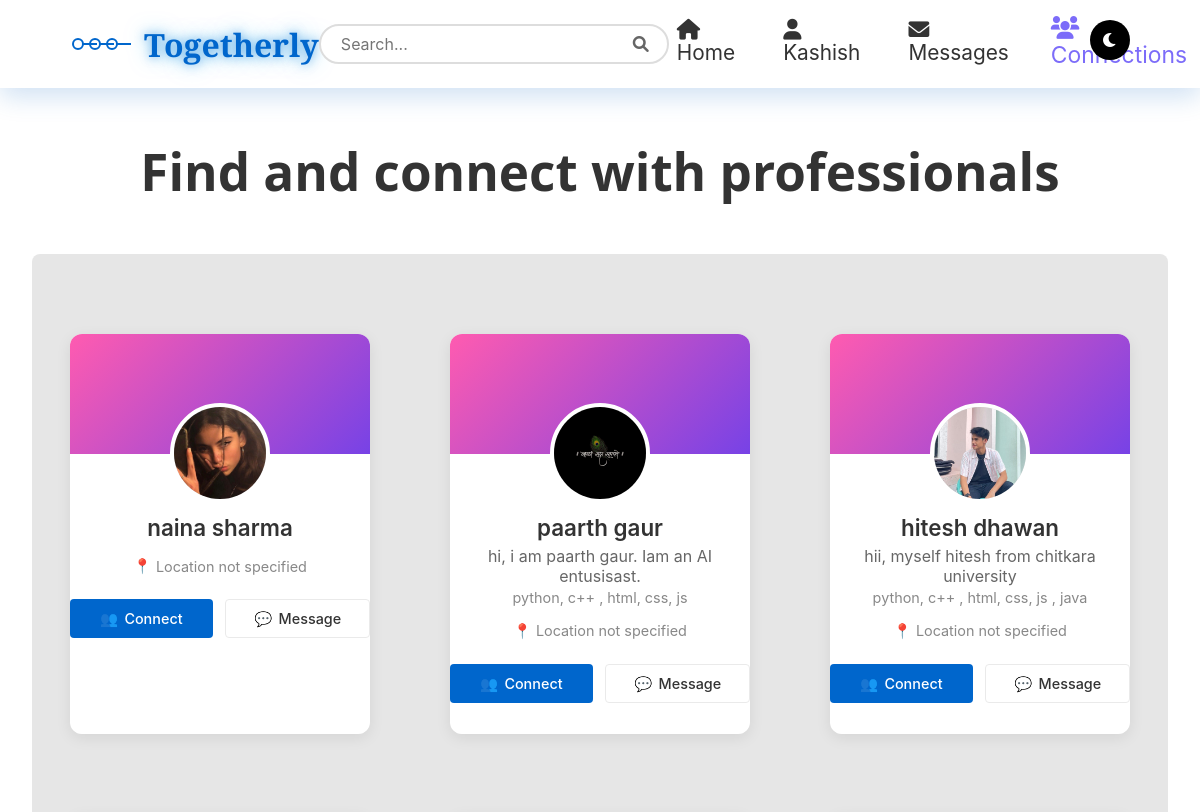
/connect (signed in, upper part), run on an earlier commit of the app's database.
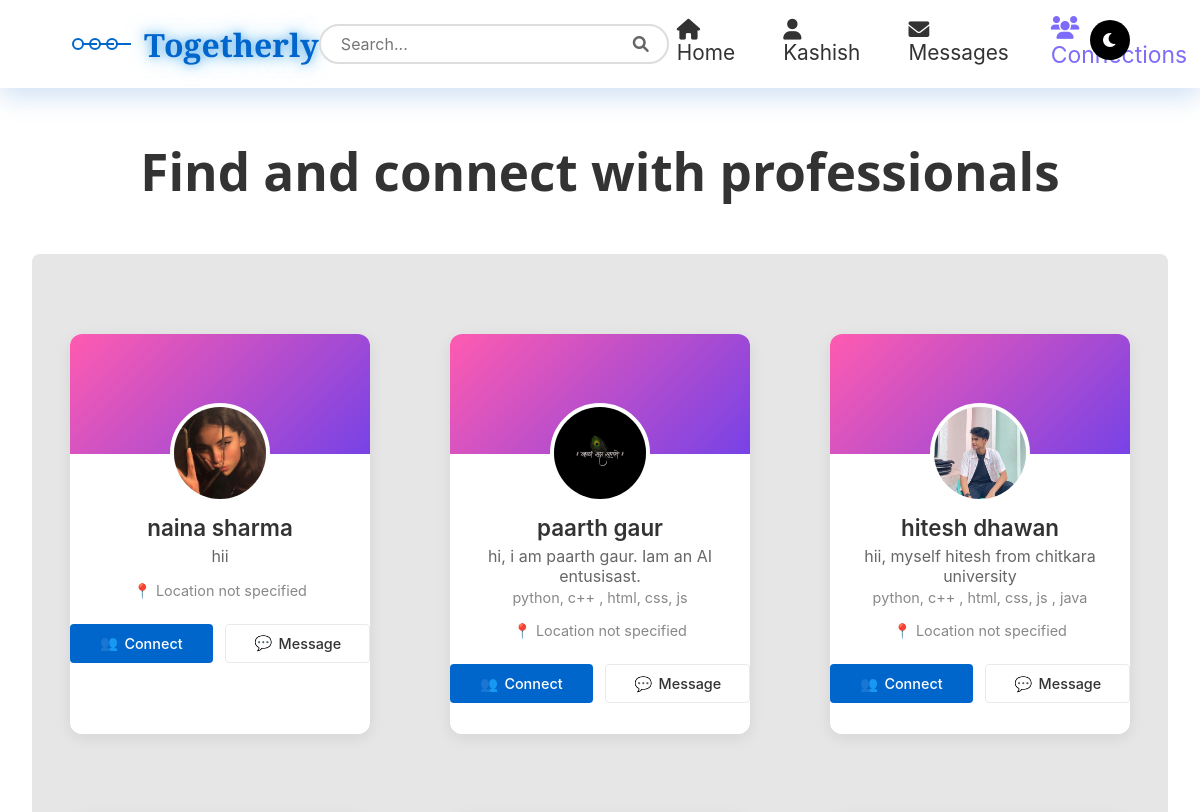
And on a later commit of the database.
### users/models.py (models this page shows, shortened)
class User(AbstractUser):
    email = models.EmailField(unique=True)

class UserProfile(models.Model):
    user = models.OneToOneField('users.User', on_delete=models.CASCADE)
    name = models.CharField(max_length=200, blank=True, null=True)
    username = models.CharField(max_length=100, blank=True, null=True)
    email = models.EmailField(blank=True, null=True)
    bio = models.CharField(max_length=500, blank=True, null=True)
    skills = models.CharField(max_length=500, blank=True, null=True)
    profile_picture = models.ImageField(upload_to='profile_pics/', blank=True, null=True)
    challenges_created = models.IntegerField(default=0)
    challenges_completed = models.IntegerField(default=0)
    def get_profile_picture_url(self):
        if self.profile_picture:
            return self.profile_picture.url
        return "https://static.vecteezy.com/system/resources/previews/005/544/718/non_2x/profile-icon-design-free-vector.jpg"

### connections/views.py (the view)
# urls.py: path('', views.connections, name='connections'),
@login_required
def connections(request):
    connected_users = Connection.objects.filter(
        (Q(sender=request.user) | Q(receiver=request.user)),
        status='accepted'
    ).values_list('sender', 'receiver')
    pending_sent_ids = Connection.objects.filter(
        sender=request.user,
        status='pending'
    ).values_list('receiver_id', flat=True)
    pending_received = Connection.objects.filter(
        receiver=request.user,
        status='pending'
    ).select_related('sender')
    suggested_users = User.objects.exclude(
        Q(id__in=pending_sent_ids) |
        Q(id=request.user.id) |
        Q(is_superuser=True)
    ).select_related('userprofile')
    context = {
        'user': request.user,
        'suggested_users': suggested_users,
        'pending_sent_ids': list(pending_sent_ids),
        'pending_received': pending_received,
    }
    return render(request, 'connections/connections.html', context)

### connections/templates/connections/connections.html (shortened to what the changed rows need)
{% load static %}
<!DOCTYPE html>
<html lang="en">
<head>
    <link rel="stylesheet" href="{% static 'connections/connections.css' %}">
    <link rel="stylesheet" href="https://cdnjs.cloudflare.com/ajax/libs/font-awesome/6.0.0-beta3/css/all.min.css">
</head>
<body>
    <div class="main-content">
        <h2 class="section-title">Find and connect with professionals</h2>
        <div class="professionals-section" style="background-color: rgba(128, 128, 128, 0.195);">
            <div class="cards-container">
                {% for user_profile in suggested_users %}
                <div class="profile-card">
                    <div class="card-inner">
                        <div class="card-front">
                            <div class="card-header card-header-1"></div>
                            <div class="profile-image">
                                {% if user_profile.userprofile.get_profile_picture_url %}
                                    <img src="{{ user_profile.userprofile.get_profile_picture_url }}" alt="{{ user_profile.userprofile.username }}">
                                {% else %}
                                    <img src="https://freesvg.org/img/abstract-user-flat-4.png" alt="{{ user.username }}">
                                {% endif %}
                            </div>
                            <div class="profile-info">
                                <h3 class="profile-name">{{ user_profile.get_full_name|default:user_profile.username }}</h3>
                                <p class="profile-title">{{ user_profile.userprofile.bio|default:"" }}</p>
                                <div class="profile-location">
                                    <span>📍</span> {{ user_profile.userprofile.location|default:"Location not specified" }}
                                </div>
                                <div class="card-actions">
                                    {% if user_profile.id in pending_sent_ids %}
                                        <button class="card-btn card-btn-primary request-sent" disabled>
                                            <span>✓</span> Request Sent
                                    </button>
                                    {% elif user_profile.id in connected_users %}
                                        <button class="card-btn card-btn-primary connected" disabled>
                                            <span>✓</span> Connected
                                    </button>
                                    {% else %}
                                        <button class="card-btn card-btn-primary connect-btn" data-user-id="{{ user_profile.id }}">
                                        <span>👥</span> Connect
                                    </button>
                                    {% endif %}
                                    <a href="{% url 'start_conversation' user_profile.id %}" class="card-btn card-btn-outline">
                                        <span>💬</span> Message
                                    </a>
                                </div>
                            </div>
                        </div>
                        <div class="card-back">
                            <h3 class="about-title">About {{ user_profile.first_name|default:user_profile.username }}</h3>
                            <div class="info-item">
                                <div class="info-icon">💼</div>
                                <div class="info-content">
                                    <span class="info-label">Bio</span>
                                    <span class="info-value">{{ user_profile.userprofile.bio|default:"No bio available" }}</span>
                                </div>
                            </div>
                            <div class="skills-section">
                                <h4 class="skills-title">Skills</h4>
                                <div class="skills-container">
                                    {% if user_profile.userprofile.skills %}
                                        {% for skill in user_profile.userprofile.skills.split %}
                                            <span class="skill-tag">{{ skill }}</span>
                                        {% endfor %}
                                    {% else %}
                                        <span class="skill-tag">No skills listed</span>
                                    {% endif %}
                                </div>
                            </div>
                            <p class="flip-hint">Click card to flip back</p>
                        </div>
                    </div>
                </div>
                {% empty %}
                <div class="no-suggestions">
                    <p>No new connection suggestions at the moment.</p>
                            </div>
                {% endfor %}
            </div>
        </div>
    </div>
</body>
</html>

What changed in the data, as far as the page shows it:
changed User "naina sharma": userprofile.bio (not shown) → "hii"
